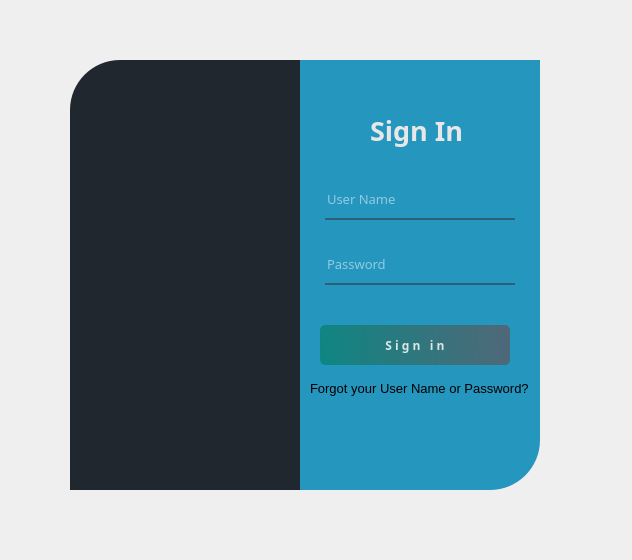
<?xml version="1.0" encoding="UTF-8"?>
<ui version="4.0">
 <class>MainWindow</class>
 <widget class="QMainWindow" name="MainWindow">
  <property name="geometry">
   <rect>
    <x>0</x>
    <y>0</y>
    <width>632</width>
    <height>560</height>
   </rect>
  </property>
  <property name="windowTitle">
   <string>MainWindow</string>
  </property>
  <widget class="QWidget" name="centralwidget">
   <widget class="QWidget" name="widget" native="true">
    <property name="geometry">
     <rect>
      <x>30</x>
      <y>30</y>
      <width>550</width>
      <height>500</height>
     </rect>
    </property>
    <widget class="QLabel" name="label">
     <property name="geometry">
      <rect>
       <x>40</x>
       <y>30</y>
       <width>241</width>
       <height>430</height>
      </rect>
     </property>
     <property name="styleSheet">
      <string notr="true">image: url(:/images/resources/logo_negro.png);
background-color: rgb(32,39,47);
border-top-left-radius: 50px;</string>
     </property>
     <property name="text">
      <string/>
     </property>
    </widget>
    <widget class="QLabel" name="label_2">
     <property name="geometry">
      <rect>
       <x>270</x>
       <y>30</y>
       <width>240</width>
       <height>430</height>
      </rect>
     </property>
     <property name="styleSheet">
      <string notr="true">background-color: rgb(37, 150, 190);
border-bottom-right-radius: 50px;</string>
     </property>
     <property name="text">
      <string/>
     </property>
    </widget>
    <widget class="QLabel" name="label_3">
     <property name="geometry">
      <rect>
       <x>340</x>
       <y>80</y>
       <width>111</width>
       <height>40</height>
      </rect>
     </property>
     <property name="font">
      <font>
       <family>Sans Serif</family>
       <pointsize>20</pointsize>
       <weight>75</weight>
       <bold>true</bold>
      </font>
     </property>
     <property name="styleSheet">
      <string notr="true">color: rgb(231, 231, 231);</string>
     </property>
     <property name="text">
      <string>Sign In</string>
     </property>
    </widget>
    <widget class="QLineEdit" name="lineUser">
     <property name="geometry">
      <rect>
       <x>295</x>
       <y>150</y>
       <width>190</width>
       <height>40</height>
      </rect>
     </property>
     <property name="font">
      <font>
       <family>Sans Serif</family>
       <pointsize>10</pointsize>
       <weight>50</weight>
       <bold>false</bold>
      </font>
     </property>
     <property name="styleSheet">
      <string notr="true">background-color: rgba(0, 0, 0,0);
border: none;
border-bottom:2px solid rgba(46, 82, 101, 200);
color: rgb(255, 255, 255);
padding bottom: 7px;</string>
     </property>
     <property name="placeholderText">
      <string>User Name</string>
     </property>
    </widget>
    <widget class="QLineEdit" name="linePassword">
     <property name="geometry">
      <rect>
       <x>295</x>
       <y>215</y>
       <width>190</width>
       <height>40</height>
      </rect>
     </property>
     <property name="font">
      <font>
       <family>Sans Serif</family>
       <pointsize>10</pointsize>
      </font>
     </property>
     <property name="styleSheet">
      <string notr="true">background-color: rgba(0, 0, 0,0);
border: none;
border-bottom:2px solid rgba(46, 82, 101, 200);
color: rgb(255, 255, 255);
padding bottom: 7px;</string>
     </property>
     <property name="text">
      <string/>
     </property>
     <property name="echoMode">
      <enum>QLineEdit::Password</enum>
     </property>
     <property name="placeholderText">
      <string>Password</string>
     </property>
    </widget>
    <widget class="QPushButton" name="pushButton_Login">
     <property name="geometry">
      <rect>
       <x>290</x>
       <y>295</y>
       <width>190</width>
       <height>40</height>
      </rect>
     </property>
     <property name="font">
      <font>
       <family>Sans Serif</family>
       <weight>75</weight>
       <bold>true</bold>
      </font>
     </property>
     <property name="styleSheet">
      <string notr="true">QPushButton#pushButton_Login{
	background-color: qlineargradient(spread:pad, x1:0, y1:0.505682, x2:1, y2:0.477, stop:0 rgba(11, 131, 120, 219), stop:1 rgba(85, 98, 112, 226));
	color:rgba(255, 255, 255, 210);
	border-radius:5px;
}

QPushButton#pushButton_Login:hover{
	background-color: qlineargradient(spread:pad, x1:0, y1:0.505682, x2:1, y2:0.477, stop:0 rgba(150, 123, 111, 219), stop:1 rgba(85, 81, 84, 226));
}

QPushButton#pushButton_Login:pressed{
	padding-left:5px;
	padding-top:5px;
	background-color:rgba(150, 123, 111, 255);
}</string>
     </property>
     <property name="text">
      <string>S i g n   i n</string>
     </property>
    </widget>
    <widget class="QLabel" name="label_4">
     <property name="geometry">
      <rect>
       <x>280</x>
       <y>350</y>
       <width>221</width>
       <height>16</height>
      </rect>
     </property>
     <property name="font">
      <font>
       <pointsize>10</pointsize>
      </font>
     </property>
     <property name="text">
      <string>Forgot your User Name or Password?</string>
     </property>
    </widget>
   </widget>
  </widget>
 </widget>
 <resources>
  <include location="res.qrc"/>
 </resources>
 <connections/>
</ui>
